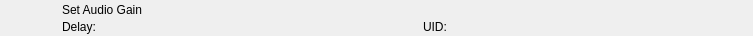
<?xml version="1.0" encoding="UTF-8"?>
<ui version="4.0">
 <class>RundownAtemAudioGainWidget</class>
 <widget class="QWidget" name="RundownAtemAudioGainWidget">
  <property name="geometry">
   <rect>
    <x>0</x>
    <y>0</y>
    <width>753</width>
    <height>36</height>
   </rect>
  </property>
  <layout class="QHBoxLayout" name="horizontalLayout">
   <property name="spacing">
    <number>0</number>
   </property>
   <property name="margin">
    <number>0</number>
   </property>
   <item>
    <widget class="QFrame" name="frameItem">
     <property name="sizePolicy">
      <sizepolicy hsizetype="Preferred" vsizetype="Fixed">
       <horstretch>0</horstretch>
       <verstretch>0</verstretch>
      </sizepolicy>
     </property>
     <property name="minimumSize">
      <size>
       <width>0</width>
       <height>36</height>
      </size>
     </property>
     <widget class="QLabel" name="labelIcon">
      <property name="geometry">
       <rect>
        <x>22</x>
        <y>2</y>
        <width>32</width>
        <height>32</height>
       </rect>
      </property>
      <property name="text">
       <string/>
      </property>
      <property name="pixmap">
       <pixmap resource="../../Widgets.qrc">:/Graphics/Images/Atem/AudioGain.png</pixmap>
      </property>
      <property name="scaledContents">
       <bool>true</bool>
      </property>
     </widget>
     <widget class="QLabel" name="labelLabel">
      <property name="geometry">
       <rect>
        <x>62</x>
        <y>2</y>
        <width>561</width>
        <height>16</height>
       </rect>
      </property>
      <property name="text">
       <string>Set Audio Gain</string>
      </property>
     </widget>
     <widget class="QLabel" name="labelColor">
      <property name="geometry">
       <rect>
        <x>0</x>
        <y>0</y>
        <width>18</width>
        <height>36</height>
       </rect>
      </property>
      <property name="text">
       <string/>
      </property>
     </widget>
     <widget class="QLabel" name="labelGroupColor">
      <property name="geometry">
       <rect>
        <x>0</x>
        <y>0</y>
        <width>6</width>
        <height>36</height>
       </rect>
      </property>
      <property name="text">
       <string/>
      </property>
     </widget>
     <widget class="QLabel" name="labelDevice">
      <property name="geometry">
       <rect>
        <x>154</x>
        <y>19</y>
        <width>260</width>
        <height>16</height>
       </rect>
      </property>
      <property name="text">
       <string></string>
      </property>
     </widget>
     <widget class="QLabel" name="labelDelay">
      <property name="geometry">
       <rect>
        <x>62</x>
        <y>19</y>
        <width>83</width>
        <height>16</height>
       </rect>
      </property>
      <property name="text">
       <string>Delay:</string>
      </property>
     </widget>
     <widget class="QLabel" name="labelRemoteTriggerId">
      <property name="geometry">
       <rect>
        <x>423</x>
        <y>19</y>
        <width>111</width>
        <height>16</height>
       </rect>
      </property>
      <property name="text">
       <string>UID:</string>
      </property>
     </widget>
    </widget>
   </item>
   <item>
    <widget class="QFrame" name="frameStatus">
     <property name="minimumSize">
      <size>
       <width>77</width>
       <height>0</height>
      </size>
     </property>
     <property name="maximumSize">
      <size>
       <width>77</width>
       <height>16777215</height>
      </size>
     </property>
     <widget class="QLabel" name="labelGpiConnected">
      <property name="geometry">
       <rect>
        <x>1</x>
        <y>2</y>
        <width>32</width>
        <height>32</height>
       </rect>
      </property>
      <property name="minimumSize">
       <size>
        <width>32</width>
        <height>32</height>
       </size>
      </property>
      <property name="maximumSize">
       <size>
        <width>32</width>
        <height>32</height>
       </size>
      </property>
      <property name="lineWidth">
       <number>0</number>
      </property>
      <property name="text">
       <string/>
      </property>
      <property name="pixmap">
       <pixmap resource="../../Widgets.qrc">:/Graphics/Images/GpiConnected.png</pixmap>
      </property>
      <property name="scaledContents">
       <bool>true</bool>
      </property>
     </widget>
     <widget class="QLabel" name="labelDisconnected">
      <property name="geometry">
       <rect>
        <x>32</x>
        <y>2</y>
        <width>32</width>
        <height>32</height>
       </rect>
      </property>
      <property name="minimumSize">
       <size>
        <width>32</width>
        <height>32</height>
       </size>
      </property>
      <property name="maximumSize">
       <size>
        <width>32</width>
        <height>32</height>
       </size>
      </property>
      <property name="text">
       <string/>
      </property>
      <property name="pixmap">
       <pixmap resource="../../Widgets.qrc">:/Graphics/Images/Disconnected.png</pixmap>
      </property>
      <property name="scaledContents">
       <bool>true</bool>
      </property>
     </widget>
     <widget class="QLabel" name="labelActiveColor">
      <property name="geometry">
       <rect>
        <x>69</x>
        <y>0</y>
        <width>8</width>
        <height>36</height>
       </rect>
      </property>
      <property name="minimumSize">
       <size>
        <width>8</width>
        <height>36</height>
       </size>
      </property>
      <property name="maximumSize">
       <size>
        <width>8</width>
        <height>36</height>
       </size>
      </property>
      <property name="text">
       <string/>
      </property>
     </widget>
    </widget>
   </item>
  </layout>
 </widget>
 <resources>
  <include location="../../Widgets.qrc"/>
 </resources>
 <connections/>
 <slots>
  <slot>addToCombo()</slot>
 </slots>
</ui>
